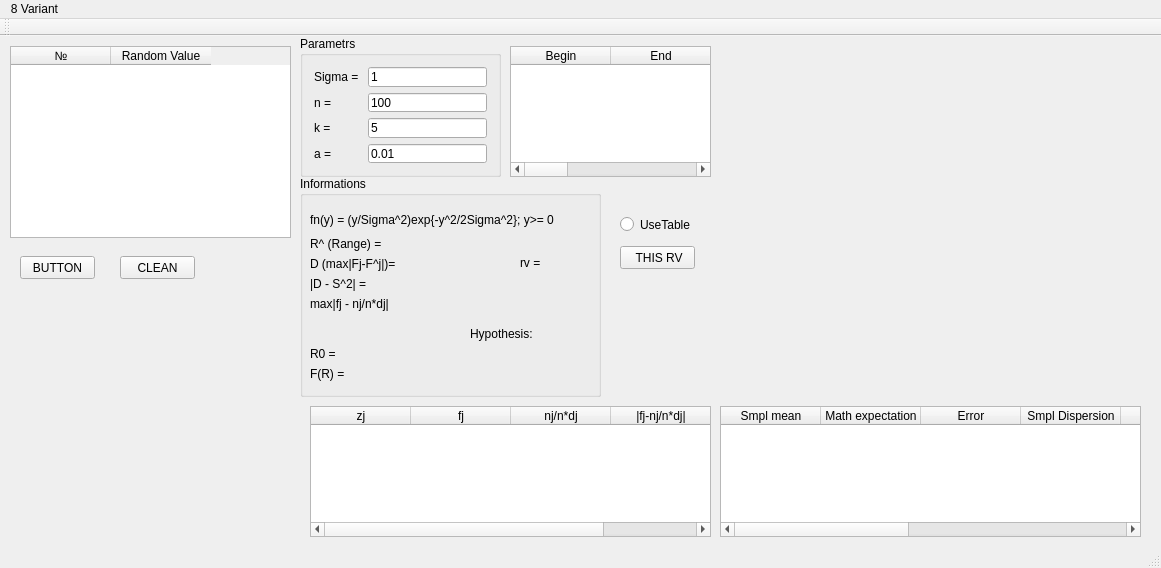
<?xml version="1.0" encoding="UTF-8"?>
<ui version="4.0">
 <class>MainWindow</class>
 <widget class="QMainWindow" name="MainWindow">
  <property name="geometry">
   <rect>
    <x>0</x>
    <y>0</y>
    <width>1161</width>
    <height>568</height>
   </rect>
  </property>
  <property name="windowTitle">
   <string>MainWindow</string>
  </property>
  <widget class="QWidget" name="centralWidget">
   <widget class="QTableWidget" name="TABLE">
    <property name="geometry">
     <rect>
      <x>10</x>
      <y>10</y>
      <width>281</width>
      <height>192</height>
     </rect>
    </property>
    <column>
     <property name="text">
      <string>№</string>
     </property>
    </column>
    <column>
     <property name="text">
      <string>Random Value</string>
     </property>
    </column>
   </widget>
   <widget class="QPushButton" name="BUTTON">
    <property name="geometry">
     <rect>
      <x>20</x>
      <y>220</y>
      <width>75</width>
      <height>23</height>
     </rect>
    </property>
    <property name="text">
     <string>BUTTON</string>
    </property>
   </widget>
   <widget class="QGroupBox" name="groupBox_Parametrs">
    <property name="geometry">
     <rect>
      <x>300</x>
      <y>0</y>
      <width>201</width>
      <height>141</height>
     </rect>
    </property>
    <property name="title">
     <string>Parametrs</string>
    </property>
    <layout class="QGridLayout" name="gridLayout">
     <item row="0" column="1">
      <widget class="QLineEdit" name="lineEdit_Sigma">
       <property name="text">
        <string>1</string>
       </property>
      </widget>
     </item>
     <item row="1" column="0">
      <widget class="QLabel" name="label_n">
       <property name="text">
        <string>n =</string>
       </property>
      </widget>
     </item>
     <item row="2" column="1">
      <widget class="QLineEdit" name="lineEdit_k">
       <property name="text">
        <string>5</string>
       </property>
      </widget>
     </item>
     <item row="3" column="0">
      <widget class="QLabel" name="label_a">
       <property name="text">
        <string>a =</string>
       </property>
      </widget>
     </item>
     <item row="3" column="1">
      <widget class="QLineEdit" name="lineEdit_a">
       <property name="text">
        <string>0.01</string>
       </property>
      </widget>
     </item>
     <item row="1" column="1">
      <widget class="QLineEdit" name="lineEdit_n">
       <property name="text">
        <string>100</string>
       </property>
      </widget>
     </item>
     <item row="2" column="0">
      <widget class="QLabel" name="label_k">
       <property name="text">
        <string>k = </string>
       </property>
      </widget>
     </item>
     <item row="0" column="0">
      <widget class="QLabel" name="label_Sigma">
       <property name="text">
        <string>Sigma = </string>
       </property>
      </widget>
     </item>
    </layout>
   </widget>
   <widget class="QGroupBox" name="groupBox_Informations">
    <property name="geometry">
     <rect>
      <x>300</x>
      <y>140</y>
      <width>301</width>
      <height>221</height>
     </rect>
    </property>
    <property name="title">
     <string>Informations</string>
    </property>
    <widget class="QLabel" name="label">
     <property name="geometry">
      <rect>
       <x>10</x>
       <y>23</y>
       <width>311</width>
       <height>41</height>
      </rect>
     </property>
     <property name="font">
      <font>
       <pointsize>9</pointsize>
       <weight>50</weight>
       <bold>false</bold>
      </font>
     </property>
     <property name="text">
      <string>fn(y) = (y/Sigma^2)exp{-y^2/2Sigma^2}; y&gt;= 0</string>
     </property>
    </widget>
    <widget class="QLabel" name="label_Range">
     <property name="geometry">
      <rect>
       <x>10</x>
       <y>60</y>
       <width>321</width>
       <height>16</height>
      </rect>
     </property>
     <property name="text">
      <string>R^ (Range) =</string>
     </property>
    </widget>
    <widget class="QLabel" name="label_D">
     <property name="geometry">
      <rect>
       <x>10</x>
       <y>80</y>
       <width>281</width>
       <height>16</height>
      </rect>
     </property>
     <property name="text">
      <string>D (max|Fj-F^j|)=</string>
     </property>
    </widget>
    <widget class="QLabel" name="label_DS">
     <property name="geometry">
      <rect>
       <x>10</x>
       <y>100</y>
       <width>281</width>
       <height>16</height>
      </rect>
     </property>
     <property name="text">
      <string>|D - S^2| =</string>
     </property>
    </widget>
    <widget class="QLabel" name="label_maxDensityH">
     <property name="geometry">
      <rect>
       <x>10</x>
       <y>120</y>
       <width>281</width>
       <height>16</height>
      </rect>
     </property>
     <property name="text">
      <string>max|fj - nj/n*dj|</string>
     </property>
    </widget>
    <widget class="QLabel" name="label_R">
     <property name="geometry">
      <rect>
       <x>10</x>
       <y>170</y>
       <width>191</width>
       <height>16</height>
      </rect>
     </property>
     <property name="text">
      <string>R0 = </string>
     </property>
    </widget>
    <widget class="QLabel" name="label_FR">
     <property name="geometry">
      <rect>
       <x>10</x>
       <y>190</y>
       <width>201</width>
       <height>16</height>
      </rect>
     </property>
     <property name="text">
      <string>F(R) =</string>
     </property>
    </widget>
    <widget class="QLabel" name="label_Hypothesis">
     <property name="geometry">
      <rect>
       <x>170</x>
       <y>150</y>
       <width>131</width>
       <height>16</height>
      </rect>
     </property>
     <property name="text">
      <string>Hypothesis:</string>
     </property>
    </widget>
    <widget class="QLabel" name="label_rv">
     <property name="geometry">
      <rect>
       <x>220</x>
       <y>80</y>
       <width>47</width>
       <height>13</height>
      </rect>
     </property>
     <property name="text">
      <string>rv =</string>
     </property>
    </widget>
   </widget>
   <widget class="QCustomPlot" name="GRAPH" native="true">
    <property name="geometry">
     <rect>
      <x>720</x>
      <y>10</y>
      <width>421</width>
      <height>351</height>
     </rect>
    </property>
   </widget>
   <widget class="QPushButton" name="pushButton_CLEAN">
    <property name="geometry">
     <rect>
      <x>120</x>
      <y>220</y>
      <width>75</width>
      <height>23</height>
     </rect>
    </property>
    <property name="text">
     <string>CLEAN</string>
    </property>
   </widget>
   <widget class="QCustomPlot" name="GRAPH_1" native="true">
    <property name="geometry">
     <rect>
      <x>10</x>
      <y>260</y>
      <width>281</width>
      <height>241</height>
     </rect>
    </property>
   </widget>
   <widget class="QTableWidget" name="TABLE_1">
    <property name="geometry">
     <rect>
      <x>310</x>
      <y>370</y>
      <width>401</width>
      <height>131</height>
     </rect>
    </property>
    <column>
     <property name="text">
      <string>zj</string>
     </property>
    </column>
    <column>
     <property name="text">
      <string>fj</string>
     </property>
    </column>
    <column>
     <property name="text">
      <string>nj/n*dj</string>
     </property>
    </column>
    <column>
     <property name="text">
      <string>|fj-nj/n*dj|</string>
     </property>
    </column>
   </widget>
   <widget class="QTableWidget" name="TABLE_2">
    <property name="geometry">
     <rect>
      <x>720</x>
      <y>370</y>
      <width>421</width>
      <height>131</height>
     </rect>
    </property>
    <column>
     <property name="text">
      <string>Smpl mean</string>
     </property>
    </column>
    <column>
     <property name="text">
      <string>Math expectation</string>
     </property>
    </column>
    <column>
     <property name="text">
      <string>Error</string>
     </property>
    </column>
    <column>
     <property name="text">
      <string>Smpl Dispersion</string>
     </property>
    </column>
    <column>
     <property name="text">
      <string>Dispersion</string>
     </property>
    </column>
    <column>
     <property name="text">
      <string>Error</string>
     </property>
    </column>
    <column>
     <property name="text">
      <string>Smpl Median</string>
     </property>
    </column>
    <column>
     <property name="text">
      <string>Median</string>
     </property>
    </column>
    <column>
     <property name="text">
      <string>Error</string>
     </property>
    </column>
   </widget>
   <widget class="QTableWidget" name="TABLE_3">
    <property name="geometry">
     <rect>
      <x>510</x>
      <y>10</y>
      <width>201</width>
      <height>131</height>
     </rect>
    </property>
    <column>
     <property name="text">
      <string>Begin</string>
     </property>
    </column>
    <column>
     <property name="text">
      <string>End</string>
     </property>
    </column>
    <column>
     <property name="text">
      <string>h</string>
     </property>
    </column>
    <column>
     <property name="text">
      <string>q</string>
     </property>
    </column>
   </widget>
   <widget class="QRadioButton" name="radioButton_UseTable">
    <property name="geometry">
     <rect>
      <x>620</x>
      <y>180</y>
      <width>82</width>
      <height>17</height>
     </rect>
    </property>
    <property name="text">
     <string>UseTable</string>
    </property>
   </widget>
   <widget class="QPushButton" name="pushButton_THISRV">
    <property name="geometry">
     <rect>
      <x>620</x>
      <y>210</y>
      <width>75</width>
      <height>23</height>
     </rect>
    </property>
    <property name="text">
     <string> THIS RV</string>
    </property>
   </widget>
  </widget>
  <widget class="QMenuBar" name="menuBar">
   <property name="geometry">
    <rect>
     <x>0</x>
     <y>0</y>
     <width>1161</width>
     <height>21</height>
    </rect>
   </property>
   <widget class="QMenu" name="menu8_Variant">
    <property name="title">
     <string>8 Variant</string>
    </property>
   </widget>
   <addaction name="menu8_Variant"/>
  </widget>
  <widget class="QToolBar" name="mainToolBar">
   <attribute name="toolBarArea">
    <enum>TopToolBarArea</enum>
   </attribute>
   <attribute name="toolBarBreak">
    <bool>false</bool>
   </attribute>
  </widget>
  <widget class="QStatusBar" name="statusBar"/>
 </widget>
 <layoutdefault spacing="6" margin="11"/>
 <customwidgets>
  <customwidget>
   <class>QCustomPlot</class>
   <extends>QWidget</extends>
   <header>qcustomplot.h</header>
   <container>1</container>
  </customwidget>
 </customwidgets>
 <resources/>
 <connections/>
</ui>
